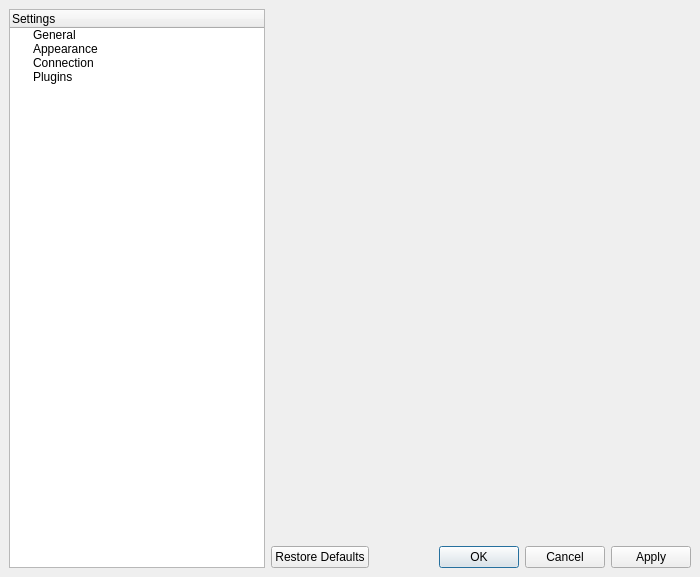
<ui version="4.0" >
 <class>SettingsDialog</class>
 <widget class="QDialog" name="SettingsDialog" >
  <property name="geometry" >
   <rect>
    <x>0</x>
    <y>0</y>
    <width>700</width>
    <height>577</height>
   </rect>
  </property>
  <property name="windowTitle" >
   <string>Settings</string>
  </property>
  <layout class="QHBoxLayout" >
   <property name="margin" >
    <number>9</number>
   </property>
   <property name="spacing" >
    <number>6</number>
   </property>
   <item>
    <widget class="QTreeWidget" name="treeWidget" >
     <property name="sizePolicy" >
      <sizepolicy>
       <hsizetype>4</hsizetype>
       <vsizetype>7</vsizetype>
       <horstretch>1</horstretch>
       <verstretch>0</verstretch>
      </sizepolicy>
     </property>
     <column>
      <property name="text" >
       <string>Settings</string>
      </property>
     </column>
     <item>
      <property name="text" >
       <string>General</string>
      </property>
     </item>
     <item>
      <property name="text" >
       <string>Appearance</string>
      </property>
     </item>
     <item>
      <property name="text" >
       <string>Connection</string>
      </property>
     </item>
     <item>
      <property name="text" >
       <string>Plugins</string>
      </property>
     </item>
    </widget>
   </item>
   <item>
    <layout class="QVBoxLayout" >
     <property name="margin" >
      <number>0</number>
     </property>
     <property name="spacing" >
      <number>6</number>
     </property>
     <item>
      <widget class="QStackedWidget" name="stackedWidget" >
       <property name="sizePolicy" >
        <sizepolicy>
         <hsizetype>5</hsizetype>
         <vsizetype>5</vsizetype>
         <horstretch>4</horstretch>
         <verstretch>0</verstretch>
        </sizepolicy>
       </property>
       <widget class="QWidget" name="page" />
       <widget class="QWidget" name="page_2" />
      </widget>
     </item>
     <item>
      <widget class="QDialogButtonBox" name="buttonBox" >
       <property name="orientation" >
        <enum>Qt::Horizontal</enum>
       </property>
       <property name="standardButtons" >
        <set>QDialogButtonBox::Apply|QDialogButtonBox::Cancel|QDialogButtonBox::NoButton|QDialogButtonBox::Ok|QDialogButtonBox::RestoreDefaults</set>
       </property>
      </widget>
     </item>
    </layout>
   </item>
  </layout>
 </widget>
 <resources/>
 <connections>
  <connection>
   <sender>buttonBox</sender>
   <signal>accepted()</signal>
   <receiver>SettingsDialog</receiver>
   <slot>accept()</slot>
   <hints>
    <hint type="sourcelabel" >
     <x>248</x>
     <y>254</y>
    </hint>
    <hint type="destinationlabel" >
     <x>157</x>
     <y>274</y>
    </hint>
   </hints>
  </connection>
  <connection>
   <sender>buttonBox</sender>
   <signal>rejected()</signal>
   <receiver>SettingsDialog</receiver>
   <slot>reject()</slot>
   <hints>
    <hint type="sourcelabel" >
     <x>316</x>
     <y>260</y>
    </hint>
    <hint type="destinationlabel" >
     <x>286</x>
     <y>274</y>
    </hint>
   </hints>
  </connection>
 </connections>
</ui>
